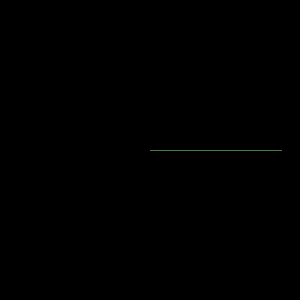
Frame 1 (no input)
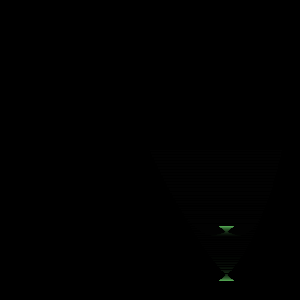
Frame 60 (the mouse pressed at the canvas centre just before this capture)
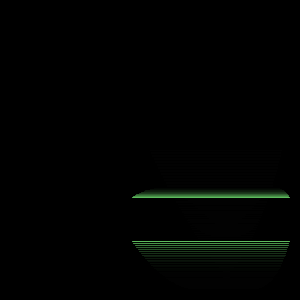
Frame 120 (the mouse held since frame 60 and released just before this capture)

The Processing sketch that drew these frames (run headless with seeded random() and noise(); from frame 60 on, the mouse is pressed at the canvas centre):

// Processing sketch: lines_01
// ── lines_01.pde
float lth=8;
float gap=5;
float lfo1=0.0;
float lfo2=0.1;
float t=0;
float dt=0.01;

void setup(){
  size(300,300);
  colorMode(HSB,360,100,100,100);
  background(0);
}

void draw(){
  stroke(0,0,0,20);
  fill(0,0,0,20);
  rect(0,0,width,height);
  stroke(120,50,50+25*sin(t),100);
  float fy1=height/2+(0.25*height*sin(t)+0.1*height*sin(3*t)+0.1*height*sin(5*t));
  float fy2=height/2+(0.5*height*exp(-0.1*t)*sin(2*t));
  float fx1=(width/2)*(1+cos(t+0.5));
  float fx2=(width/2)*(1+sin(t));
  line(fx1,fy1,fx2,fy1);
  line(fx2,fy2,fx1,fy2);
  t+=dt;
}
